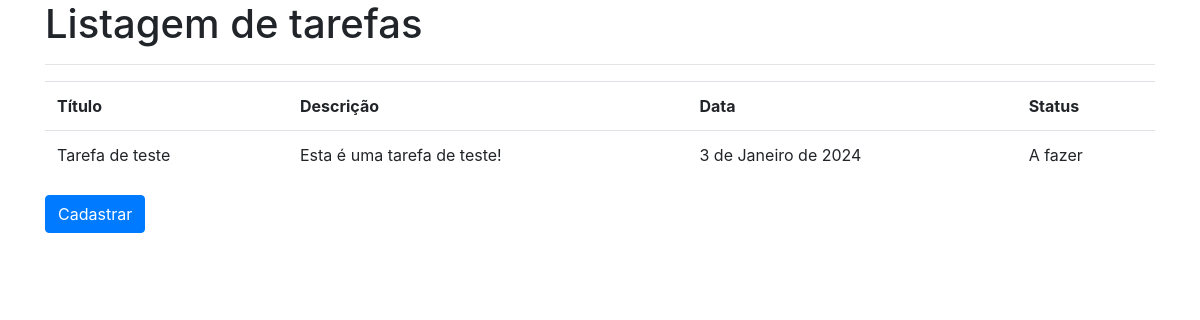
Before: /app/listar_tarefas with the older database file.
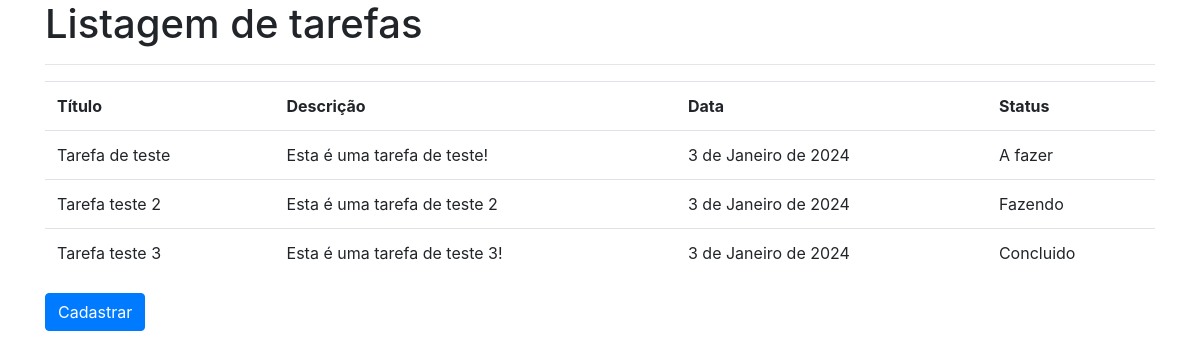
After: the same page with the newer database file.
### app/models.py (models this page shows)
class Tarefa(models.Model):
    STATUS_CHOICES = [
        (1, 'A fazer'),
        (2, 'Fazendo'),
        (3, 'Concluido')
    ]
    titulo = models.CharField(max_length=100, null=False, blank=False)
    descricao = models.TextField(null=False, blank=False)
    data = models.DateField(null=False, blank=False)
    status = models.IntegerField(choices=STATUS_CHOICES, null=False, blank=False)

### app/views.py (the view)
# urls.py: path('listar_tarefas', listar_tarefas, name='listar_tarefas')
def listar_tarefas(request):
    tarefas = Tarefa.objects.all()
    return render(request, 'lista_tarefas.html', {'tarefas': tarefas})

### app/templates/lista_tarefas.html
{% extends 'base.html' %}
{% block conteudo %}
<h1>Listagem de tarefas</h1>
<hr>
    <table class="table">
      <tr>
        <th>Título</th>
        <th>Descrição</th>
        <th>Data</th>
        <th>Status</th>
      </tr>
      {% for tarefa in tarefas %}
      <tr>
        <td>{{tarefa.titulo}}</td>
        <td>{{tarefa.descricao}}</td>
        <td>{{tarefa.data}}</td>
        <td>{{tarefa.get_status_display}}</td>
      </tr>
      {% endfor %}
    </table>
    <a href="{% url 'cadastrar_tarefa' %}" class="btn btn-primary">Cadastrar</a>
{% endblock conteudo %}

### app/templates/base.html (shortened to what this page needs)
<!DOCTYPE html>
<html lang="pt-br">
<head>
    <link rel="stylesheet" href="https://cdn.jsdelivr.net/npm/bootstrap@4.6.2/dist/css/bootstrap.min.css">
</head>
<body class="container">
{% block conteudo %}
{% endblock conteudo %}
</body>
</html>

Changed rows visible on the page:
added Tarefa: titulo "Tarefa teste 2", descricao "Esta é uma tarefa de teste 2", data "3 de Janeiro de 2024", status "Fazendo"
added Tarefa: titulo "Tarefa teste 3", descricao "Esta é uma tarefa de teste 3!", data "3 de Janeiro de 2024", status "Concluido"
